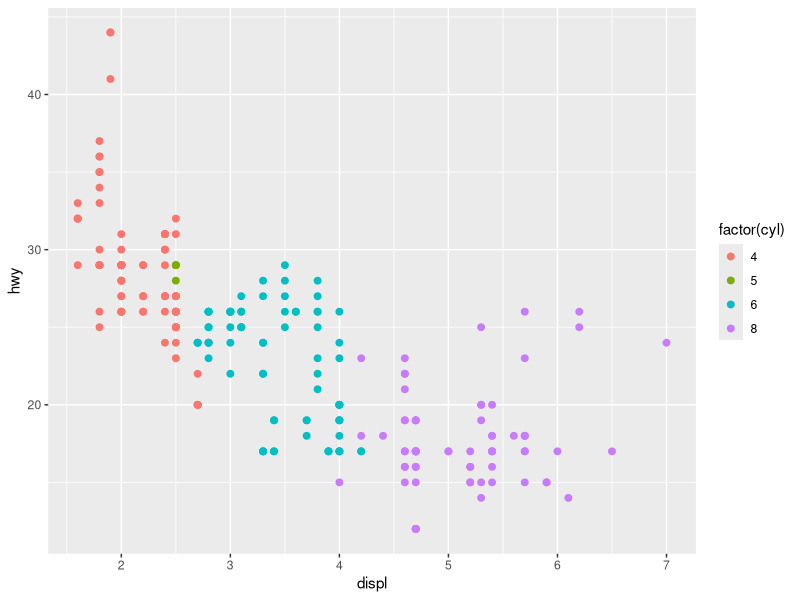
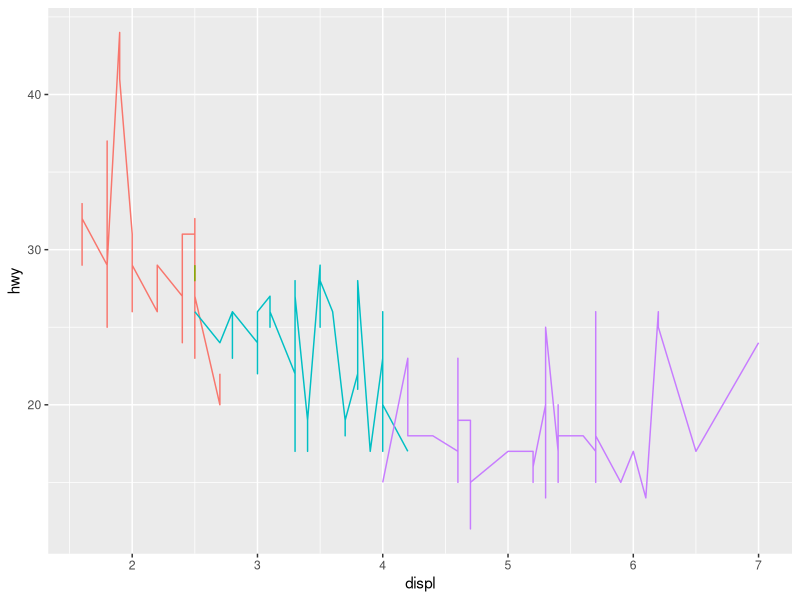
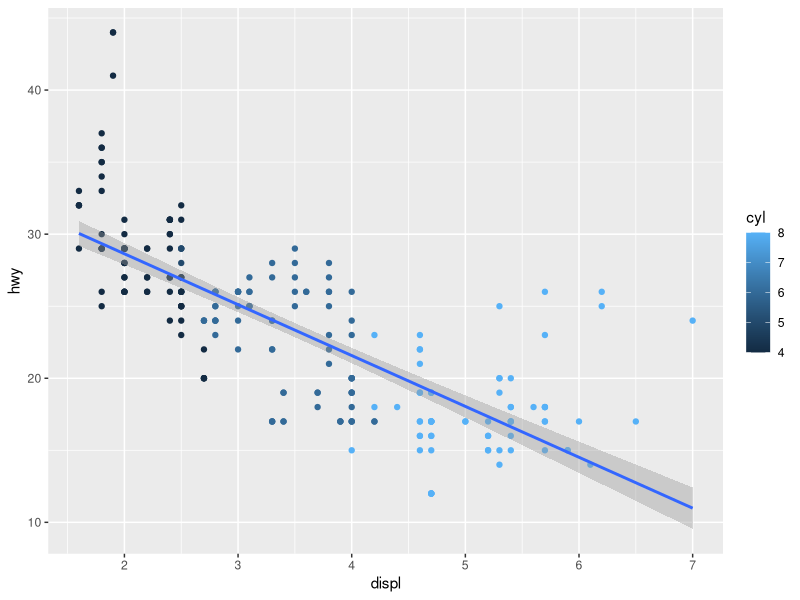
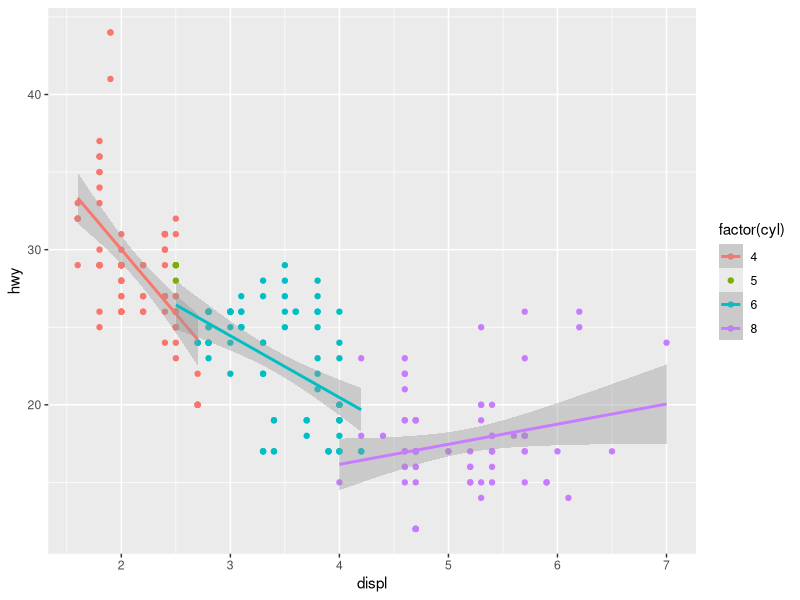
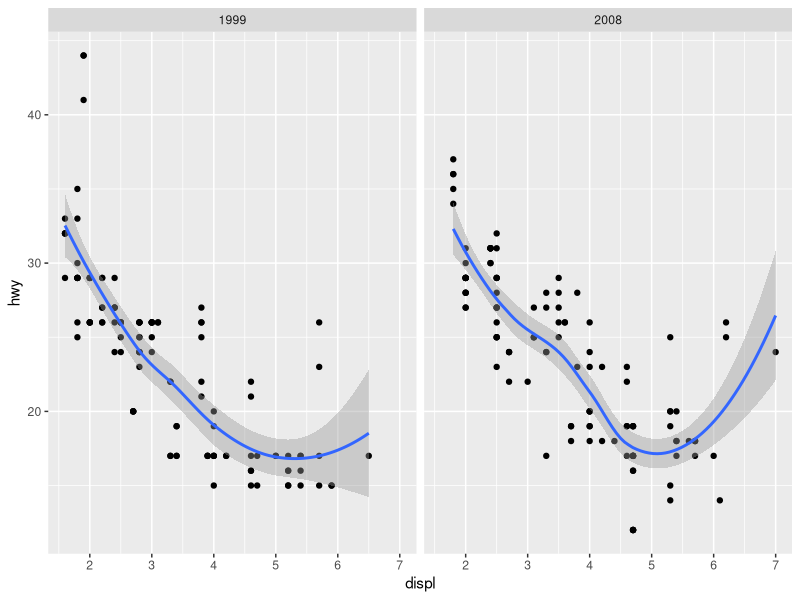
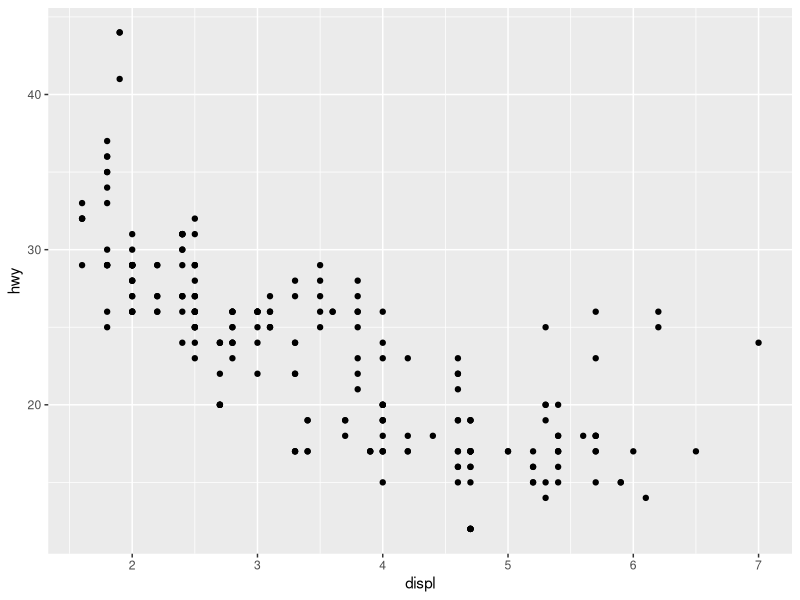
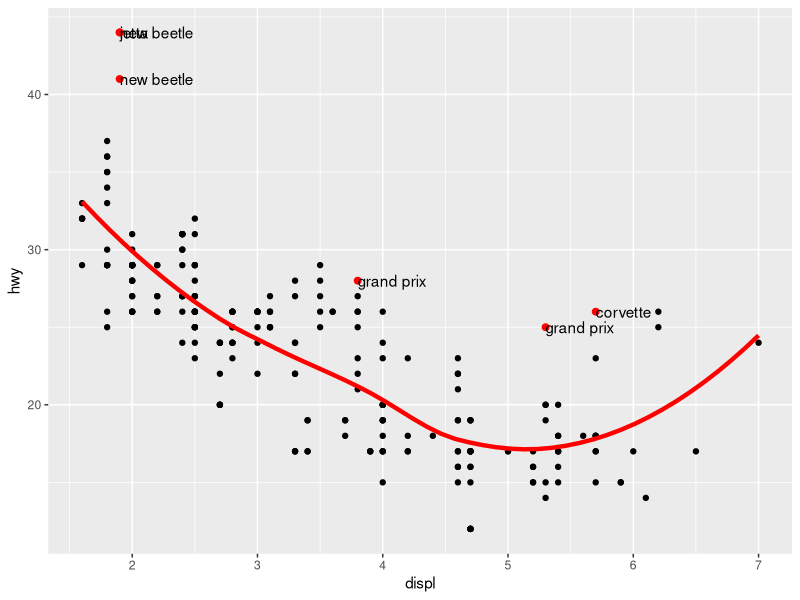
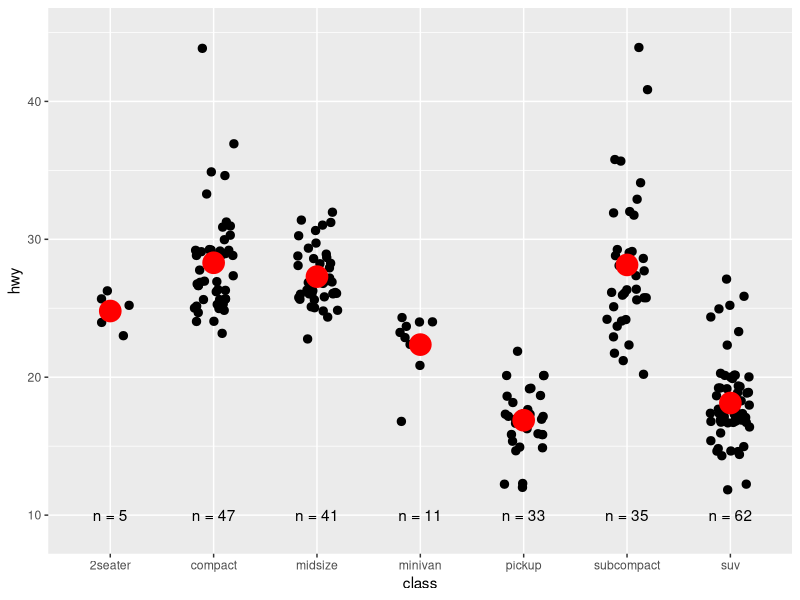

Write the R code that produced these figures, in order.
#Chapter 10: Mastering the Grammar
library(tidyverse)
library(dplyr)
library(ggplot2)

#Building a Scatterplot
ggplot(data = mpg, aes(x = displ, y = hwy, colour = factor(cyl))) +
  geom_point(size = 2)

new_df <- data.frame(x = c(1.8, 1.8, 2.0, 2.0, 2.8, 2.8, 3.1, 1.8),
                     y = c(29, 29, 31, 30, 26, 26, 27, 26),
                     colour = c(4, 4, 4, 4, 6, 6, 6, 4))
ggplot(data = mpg, aes(x = displ, y = hwy, colour = factor(cyl))) +
  geom_line() +
  theme(legend.position = "none")


#Overlaying multiple geoms
ggplot(data = mpg, aes(x = displ, y = hwy, colour = cyl)) +
  geom_point() +
  geom_smooth(method = "lm")

#Note the effect of factor
ggplot(data = mpg, aes(x = displ, y = hwy, colour = factor(cyl))) +
  geom_point() +
  geom_smooth(method = "lm")


#10.3 Adding complexity

ggplot(data = mpg, aes(x = displ, y = hwy)) +
  geom_point() +
  geom_smooth() +
  facet_wrap(~year)

#11 Build a plot layer by layer
#Each layer can come from a different dataset and have a different aesthetic
#mapping, making it possible to create sophisticated plots that display data
#from multiple sources
p <- ggplot(data = mpg, aes(x = displ, y = hwy))

#Addign a layer
p +geom_point()

data(mpg)
mod <- loess(hwy ~ displ, data = mpg)
grid <- tibble(seq(from = min(mpg$displ), to = max(mpg$displ), length.out = 50))
names(grid) <- c("displ")
grid$hwy <- predict(mod, newdata = grid)


mpg$std_resid <- resid(mod)/mod$s
outlier <- mpg %>%
  subset(abs(std_resid) > 2)

p + geom_point() +
  geom_line(data = grid, colour = "red", size = 1.5) +
  geom_point(data = outlier, aes(x = displ, y = hwy), size = 2, colour = "red") +
  geom_text(data = outlier, aes(label = model), hjust = "left")
#Note: do not pass size and color into aes() mapping


class <- mpg %>%
  group_by(class) %>%
  summarise(n = n(), hwy = mean(hwy))


ggplot(data = class, aes(x = class, y = hwy)) +
  geom_jitter(data = mpg, aes(x = class, y = hwy), width = 0.2, size = 2.5) +
  geom_point(data = class, aes(x = class, y = hwy), colour = "red", size = 7) +
  geom_text(y = 10, aes(label = paste0("n = ", n))) +
  ylim(9,45)
  
